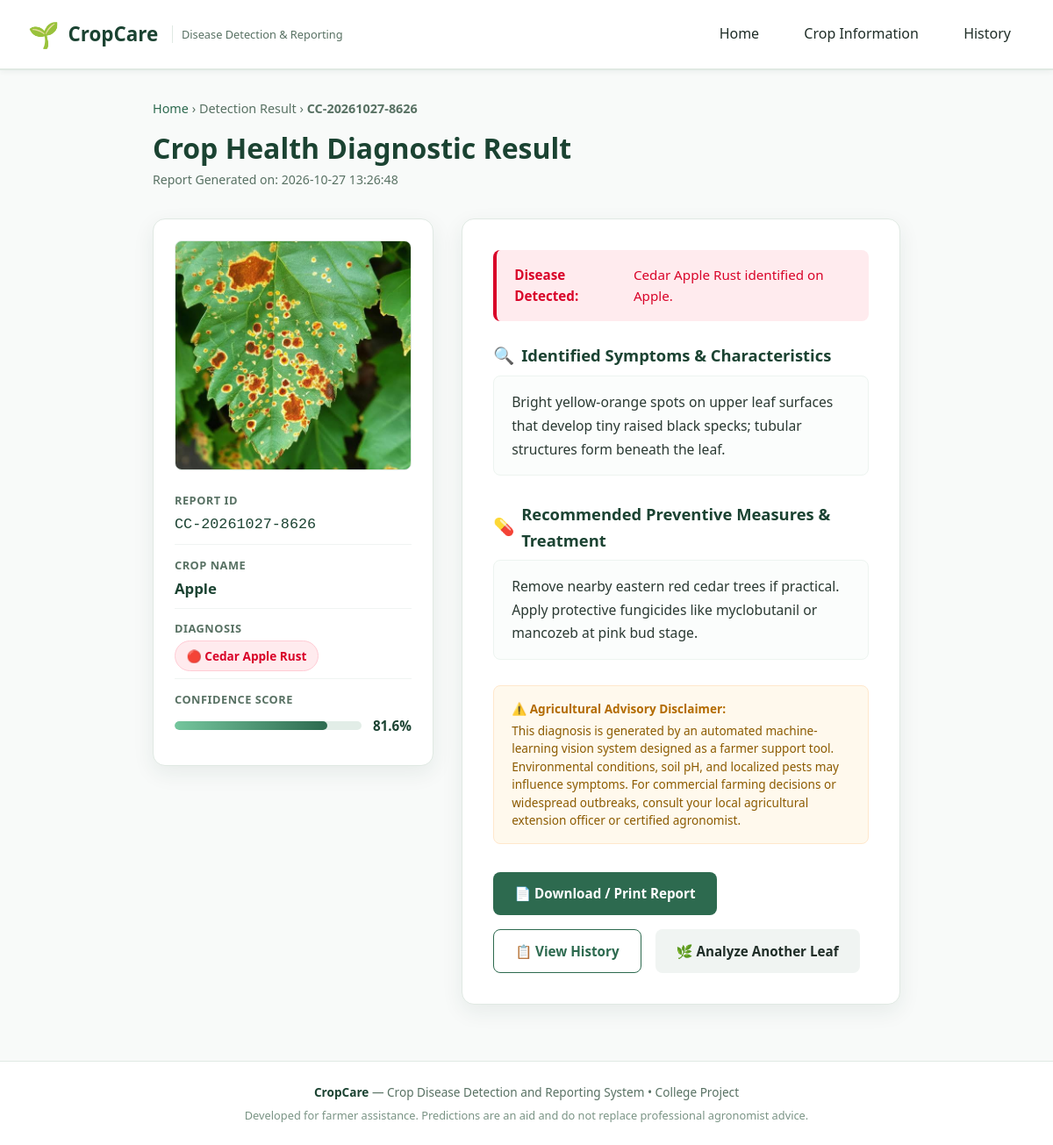
The app's page /result/CC-20261027-8626 with its own data.
### tables this page shows
CREATE TABLE reports (
            id INTEGER PRIMARY KEY AUTOINCREMENT,
            report_id TEXT UNIQUE NOT NULL,
            created_at TEXT NOT NULL,
            image_filename TEXT NOT NULL,
            crop_name TEXT NOT NULL,
            disease_name TEXT NOT NULL,
            confidence REAL NOT NULL,
            is_healthy INTEGER NOT NULL DEFAULT 0,
            status TEXT NOT NULL DEFAULT 'completed',
            symptoms TEXT,
            treatment TEXT
        );

### app.py (the view)
@app.route('/result/<report_id>')
def view_result(report_id):
    report = db.get_report_by_id(report_id)
    if not report:
        flash(f"Report '{report_id}' was not found.", "error")
        return redirect(url_for('history'))
    return render_template('result.html', report=report)

### db.py (called while the page is built)
def get_db_connection():
    conn = sqlite3.connect(DB_PATH)
    conn.row_factory = sqlite3.Row  # Enables accessing columns by name like dict
    return conn

def get_report_by_id(report_id):
    conn = get_db_connection()
    cursor = conn.cursor()
    cursor.execute('SELECT * FROM reports WHERE report_id = ?', (report_id,))
    report = cursor.fetchone()
    conn.close()
    return report

### templates/result.html (shortened to what this page needs)
{% extends "base.html" %}
{% block content %}
<div class="result-header">
    <div class="breadcrumb">
        <a href="{{ url_for('home') }}">Home</a> &rsaquo;
        <span>Detection Result</span> &rsaquo;
        <strong>{{ report.report_id }}</strong>
    </div>
    <h2>Crop Health Diagnostic Result</h2>
    <p class="result-date">Report Generated on: {{ report.created_at }}</p>
</div>
<div class="result-grid">
    <div class="card result-image-card">
        <div class="image-wrapper">
            <img src="{{ url_for('static', filename='uploads/' + report.image_filename) }}" alt="Analyzed Leaf" class="result-leaf-img">
        </div>
        <div class="meta-box">
            <div class="meta-item">
                <span class="meta-label">Report ID</span>
                <span class="meta-val"><code>{{ report.report_id }}</code></span>
            </div>
            <div class="meta-item">
                <span class="meta-label">Crop Name</span>
                <span class="meta-val font-semibold">{{ report.crop_name }}</span>
            </div>
            <div class="meta-item">
                <span class="meta-label">Diagnosis</span>
                <span class="meta-val">
                    {% if report.is_healthy %}
                        <span class="badge badge-healthy">🌿 Healthy Crop</span>
                    {% elif report.status == 'pending_model' %}
                        <span class="badge badge-pending">⚙️ Model Pending</span>
                    {% elif report.status == 'unreliable' %}
                        <span class="badge badge-warning">⚠️ Low Confidence</span>
                    {% else %}
                        <span class="badge badge-disease">🔴 {{ report.disease_name }}</span>
                    {% endif %}
                </span>
            </div>
            <div class="meta-item">
                <span class="meta-label">Confidence Score</span>
                <div class="confidence-container">
                    <div class="confidence-bar">
                        <div class="confidence-fill" style="width: {{ report.confidence }}%;"></div>
                    </div>
                    <span class="confidence-text">{{ report.confidence }}%</span>
                </div>
            </div>
        </div>
    </div>
    <div class="card result-details-card">
        {% if report.status == 'pending_model' %}
            <div class="alert alert-info">
                <strong>Model Setup Notification:</strong> The AI model inference environment is currently being initialized.
                <br><small>To enable real-time deep learning predictions, run <code>python setup_model.py</code> in your project directory.</small>
            </div>
        {% elif report.status == 'unreliable' %}
            <div class="alert alert-warning">
                <strong>Low Confidence Alert:</strong> The model confidence is {{ report.confidence }}%, which is below the 45% reliability threshold. This photograph may be blurry, poorly illuminated, or contain an unsupported plant variety.
            </div>
        {% elif report.is_healthy %}
            <div class="alert alert-success">
                <strong>Great News!</strong> No active fungal spots, bacterial lesions, or viral patterns were detected on this leaf.
            </div>
        {% else %}
            <div class="alert alert-danger">
                <strong>Disease Detected:</strong> {{ report.disease_name }} identified on {{ report.crop_name }}.
            </div>
        {% endif %}
        <div class="detail-section">
            <h3 class="section-title">
                <span class="icon">🔍</span> Identified Symptoms & Characteristics
            </h3>
            <p class="section-content">{{ report.symptoms }}</p>
        </div>
        <div class="detail-section">
            <h3 class="section-title">
                <span class="icon">💊</span> Recommended Preventive Measures & Treatment
            </h3>
            <p class="section-content">{{ report.treatment }}</p>
        </div>
        <div class="disclaimer-box">
            <strong>⚠️ Agricultural Advisory Disclaimer:</strong>
            <p>
                This diagnosis is generated by an automated machine-learning vision system designed as a farmer support tool. Environmental conditions, soil pH, and localized pests may influence symptoms. For commercial farming decisions or widespread outbreaks, consult your local agricultural extension officer or certified agronomist.
            </p>
        </div>
        <div class="result-actions">
            <a href="{{ url_for('view_report', report_id=report.report_id) }}" class="btn btn-primary" target="_blank">
                📄 Download / Print Report
            </a>
            <a href="{{ url_for('history') }}" class="btn btn-outline">
                📋 View History
            </a>
            <a href="{{ url_for('home') }}" class="btn btn-subtle">
                🌿 Analyze Another Leaf
            </a>
        </div>
    </div>
</div>
{% endblock %}

### static/css/style.css (style rules this page uses)
:root { --primary-dark: #1b4332; --primary: #2d6a4f; --primary-light: #52b788; --primary-soft: #d8f3dc; --accent: #74c69d; --background: #f8faf9; --surface: #ffffff; --text-main: #1f2d27; --text-muted: #587163; --border: #e0e9e3; --error: #d90429; --error-bg: #ffebee; --warning: #f77f00; --success: #2d6a4f; --radius-sm: 8px; --radius-md: 14px; --radius-lg: 20px; --shadow-sm: 0 2px 6px rgba(27, 67, 50, 0.06); --shadow-md: 0 8px 24px rgba(27, 67, 50, 0.08); --transition: all 0.25s ease-in-out; }
* { box-sizing: border-box; margin: 0; padding: 0; }
body { font-family: 'Segoe UI', system-ui, -apple-system, BlinkMacSystemFont, Roboto, sans-serif; background-color: var(--background); color: var(--text-main); line-height: 1.6; min-height: 100vh; display: flex; flex-direction: column; }
.alert { padding: 1rem 1.25rem; border-radius: var(--radius-sm); margin-bottom: 1.5rem; font-size: 0.95rem; display: flex; align-items: center; gap: 0.6rem; border-left: 4px solid transparent; }
.alert-danger { background-color: var(--error-bg); color: var(--error); border-left-color: var(--error); }
.card { background-color: var(--surface); border-radius: var(--radius-md); box-shadow: var(--shadow-md); border: 1px solid var(--border); padding: 2.2rem; margin-bottom: 2rem; }
.result-header { margin-bottom: 2rem; }
.breadcrumb { font-size: 0.9rem; color: var(--text-muted); margin-bottom: 0.5rem; }
.breadcrumb a { color: var(--primary); text-decoration: none; }
.result-header h2 { font-size: 2rem; color: var(--primary-dark); }
.result-date { font-size: 0.88rem; color: var(--text-muted); }
.result-grid { display: grid; grid-template-columns: 320px 1fr; gap: 2rem; align-items: start; }
.result-image-card { padding: 1.5rem; text-align: center; }
.image-wrapper { background: #f0f4f2; border-radius: var(--radius-sm); overflow: hidden; margin-bottom: 1.5rem; border: 1px solid var(--border); }
.result-leaf-img { width: 100%; height: 260px; object-fit: cover; display: block; }
.meta-box { display: flex; flex-direction: column; gap: 0.8rem; text-align: left; }
.meta-item { display: flex; flex-direction: column; gap: 0.2rem; border-bottom: 1px solid #f0f4f2; padding-bottom: 0.5rem; }
.meta-item:last-child { border-bottom: none; }
.meta-label { font-size: 0.8rem; color: var(--text-muted); text-transform: uppercase; letter-spacing: 0.5px; font-weight: 600; }
.meta-val { font-size: 1.05rem; color: var(--primary-dark); }
.font-semibold { font-weight: 600; }
.badge { display: inline-block; padding: 0.35rem 0.8rem; border-radius: 20px; font-size: 0.85rem; font-weight: 600; }
.badge-disease { background-color: var(--error-bg); color: var(--error); border: 1px solid #ffccd5; }
.confidence-container { display: flex; align-items: center; gap: 0.8rem; margin-top: 0.3rem; }
.confidence-bar { flex: 1; height: 10px; background-color: #e2ede7; border-radius: 5px; overflow: hidden; }
.confidence-fill { height: 100%; background: linear-gradient(90deg, var(--accent), var(--primary)); border-radius: 5px; transition: width 0.6s ease; }
.confidence-text { font-size: 0.95rem; font-weight: 700; color: var(--primary-dark); }
.result-details-card { padding: 2.2rem; }
.detail-section { margin-bottom: 1.8rem; }
.section-title { font-size: 1.15rem; color: var(--primary-dark); margin-bottom: 0.5rem; display: flex; align-items: center; gap: 0.5rem; }
.section-title .icon { font-size: 1.2rem; }
.section-content { color: #2b3a33; line-height: 1.7; font-size: 0.98rem; background: #fbfdfc; border: 1px solid #edf4f0; border-radius: var(--radius-sm); padding: 1rem 1.25rem; }
.disclaimer-box { background: #fff9ed; border: 1px solid #ffe8cc; border-radius: var(--radius-sm); padding: 1rem 1.25rem; font-size: 0.85rem; color: #8c5b00; margin-bottom: 2rem; line-height: 1.5; }
.disclaimer-box strong { color: #b36b00; display: block; margin-bottom: 0.3rem; }
.result-actions { display: flex; flex-wrap: wrap; gap: 1rem; }
.btn { display: inline-flex; align-items: center; gap: 0.5rem; padding: 0.75rem 1.5rem; border-radius: var(--radius-sm); font-size: 0.95rem; font-weight: 600; text-decoration: none; cursor: pointer; border: none; transition: var(--transition); }
.btn-primary { background: var(--primary); color: #ffffff; }
.btn-outline { background: transparent; border: 1px solid var(--primary); color: var(--primary); }
.btn-subtle { background: #f0f4f2; color: var(--text-main); }

### records on screen
reports: report_id "CC-20261027-8626", created_at "2026-10-27 13:26:48", image_filename (picture), crop_name "Apple", disease_name "Cedar Apple Rust", confidence "81.6", symptoms "Bright yellow-orange spots on upper leaf surfaces that develop tiny raised black specks; tubular structures form beneath the leaf.", treatment "Remove nearby eastern red cedar trees if practical. Apply protective fungicides like myclobutanil or mancozeb at pink bud stage."
